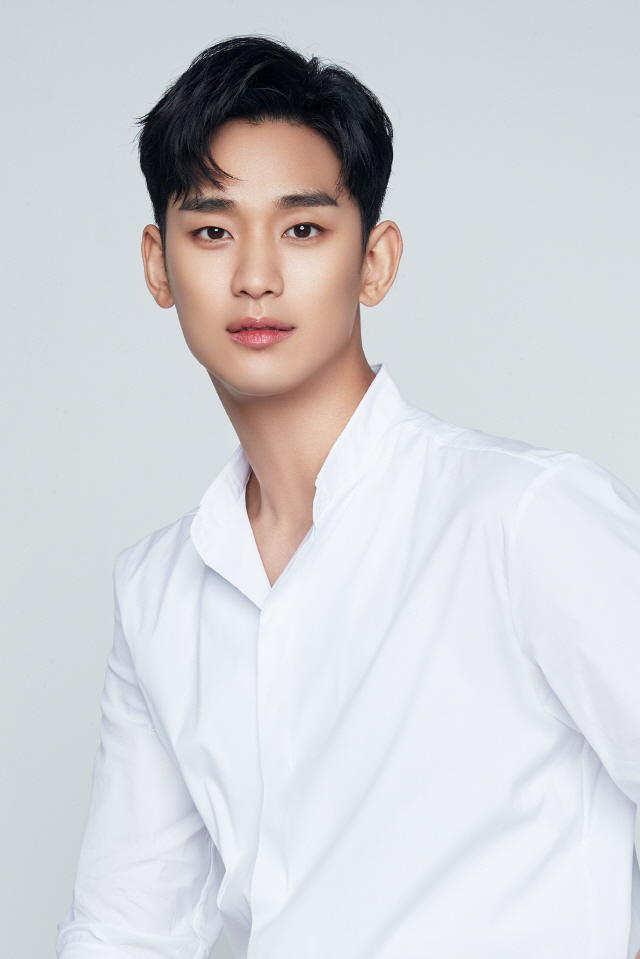
#> input picture Face_Feeling/images/fig/1.jpg, 640 x 959 px, found by its file name
$ jupyter execute --allow-errors Test2_eye.ipynb
#> lines starting #> are read from the running program, lines starting #| are printed output that depends on the picture
[cell 1]
import cv2
img = []
# 얼굴과 눈을 검출하기 위해 미리 학습시켜 놓은 XML 포맷으로 저장된 분류기를 로드합니다.
eye_cascade = cv2.CascadeClassifier('C:/Users/joww0/anaconda3/Lib/site-packages/cv2/data/haarcascade_eye.xml')

# 눈을 검출할 그레이스케일 이미지를 준비해놓습니다.
img = cv2.imread('images/figs/1.jpg')
#> img is the input picture: shape (959, 640, 3); mean B, G, R 213.7, 210.5, 209.7
gray = cv2.cvtColor(img, cv2.COLOR_BGR2GRAY)
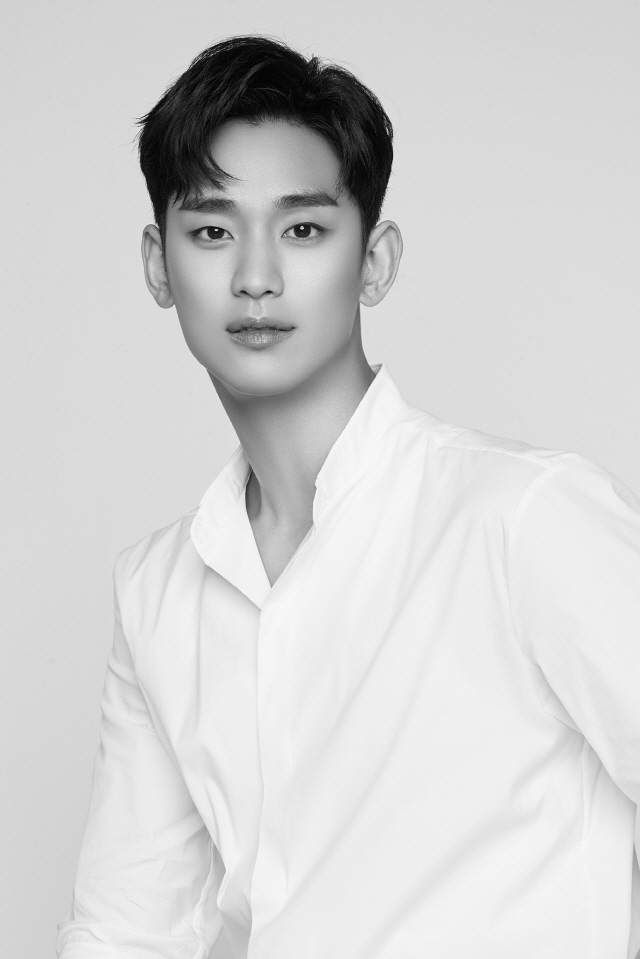
#> gray: shape (959, 640); min 1, max 249, mean 210.6

# 눈을 검출합니다.
eyes = eye_cascade.detectMultiScale(gray)
#> eyes = [[183, 205, 57, 57], [271, 202, 58, 58], [221, 297, 68, 68]]

#> (a cell that did not finish here is left out)

[cell 3]
cv2.imwrite('images/eyes.jpg', img)
#> Out = True

# cv2.imshow('img',img)
# cv2.waitKey(0)
# cv2.destroyAllWindows()

[cell 4]
img_name = 'images/figs/1.jpg'

face_cascade = cv2.CascadeClassifier('C:/Users/joww0/anaconda3/Lib/site-packages/cv2/data/haarcascade_frontalface_default.xml')
img = cv2.imread('{}'.format(img_name))
gray = cv2.cvtColor(img, cv2.COLOR_BGR2GRAY)
faces = face_cascade.detectMultiScale(gray, 2, 5)
#> faces = ()

for (x,y,w,h) in faces:
    src = cv2.imread("{}".format(img_name), cv2.IMREAD_COLOR)
    dst = src.copy()
    dst = src[y:(y+h),x:(x+w)]
#     cv2.imshow("src", src)
#     cv2.imshow("dst", dst)
    cv2.waitKey(0)
    cv2.imwrite('images/face.jpg', dst)
#     cv2.destroyAllWindows()


$ run again, with Face_Feeling/images/fig/3.jpg copied over Face_Feeling/images/fig/1.jpg
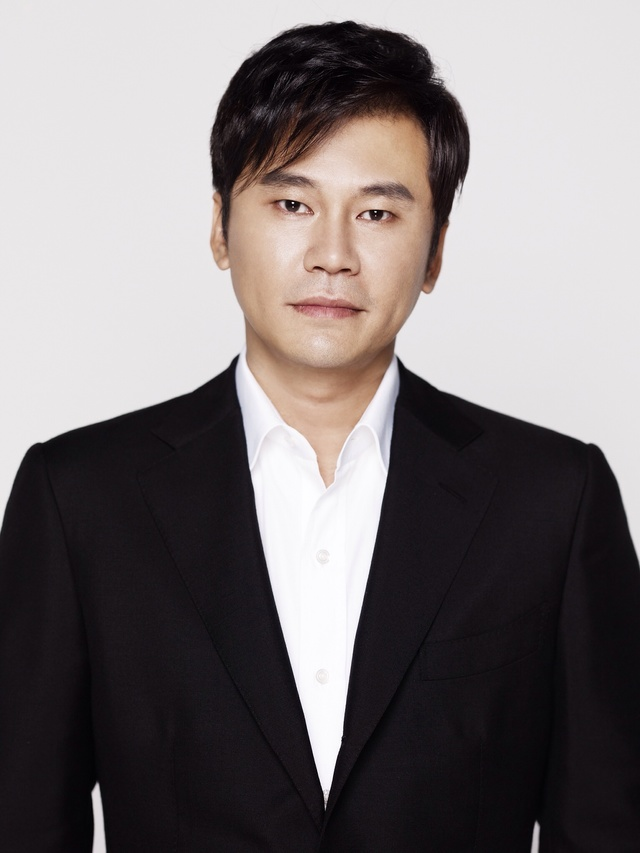
#> input picture Face_Feeling/images/fig/3.jpg, 640 x 853 px, found by its file name
#> img is the input picture: shape (853, 640, 3); mean B, G, R 118.9, 118.1, 124.4
#> `gray = cv2.cvtColor(img, cv2.COLOR_BGR2GRAY)`:
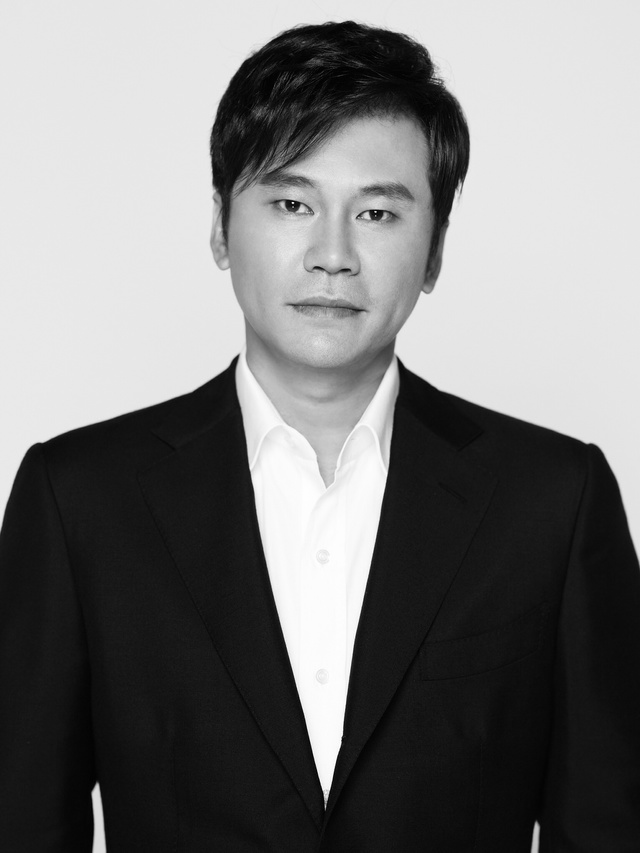
#> gray: shape (853, 640); min 1, max 255, mean 120.2
#> eyes = [[265, 180, 52, 52], [348, 188, 52, 52]]
#> Out = True
#> faces = ()

$ run again, with Face_Feeling/images/fig/5.jpg copied over Face_Feeling/images/fig/1.jpg
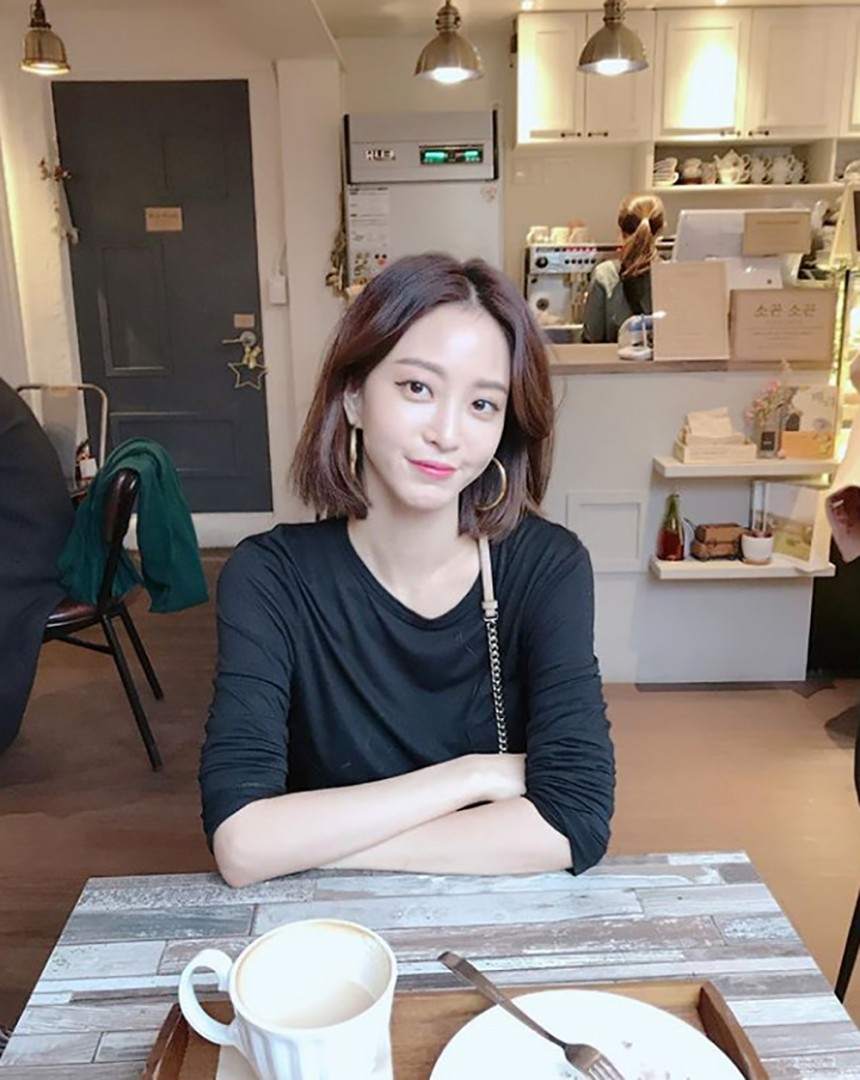
#> input picture Face_Feeling/images/fig/5.jpg, 860 x 1080 px, found by its file name
#> img is the input picture: shape (1080, 860, 3); mean B, G, R 120.2, 127.4, 138.1
#> `gray = cv2.cvtColor(img, cv2.COLOR_BGR2GRAY)`:
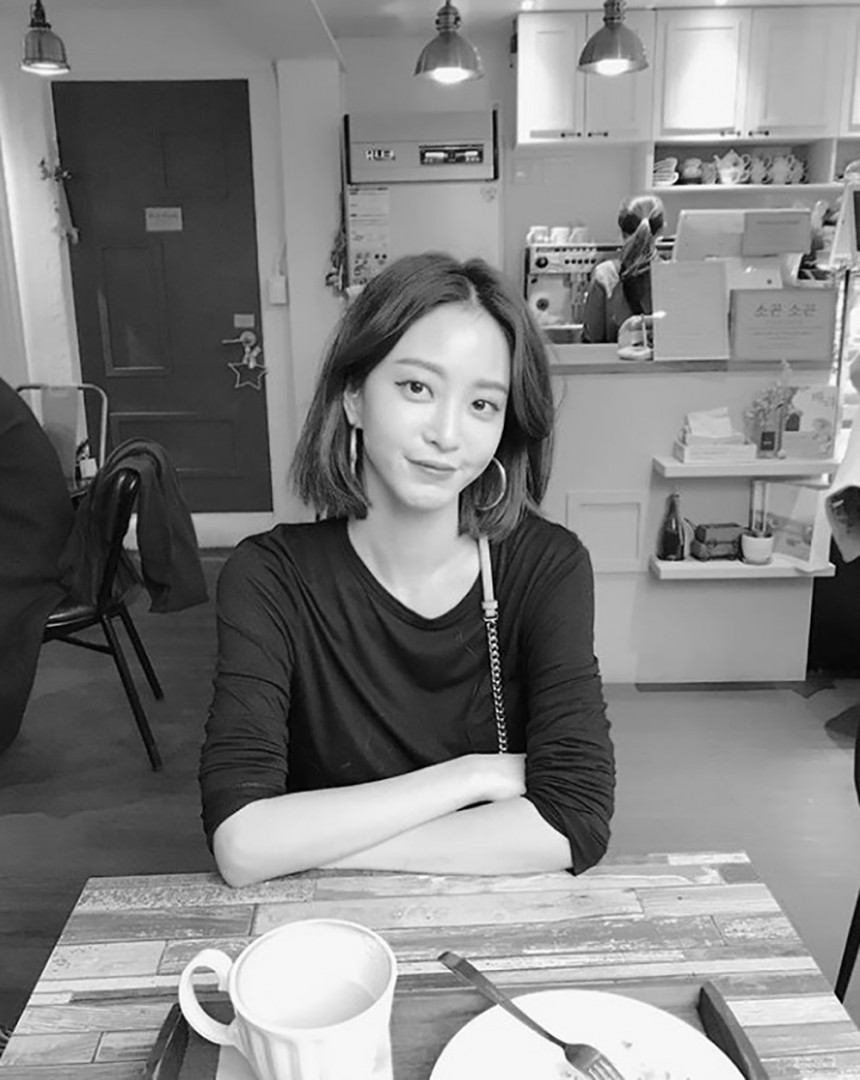
#> gray: shape (1080, 860); min 0, max 255, mean 129.8
#> eyes = [[526, 268, 23, 23], [390, 361, 52, 52], [459, 385, 41, 41], [526, 292, 28, 28], [346, 499, 27, 27], [651, 239, 30, 30], [106, 461, 40, 40], [356, 131, 45, 45], [456, 267, 52, 52], [743, 417, 50, 50], [424, 260, 72, 72]]
#> Out = True
#> faces = [[352, 319, 192, 192]]
#> `dst = src[y:(y+h),x:(x+w)]`:
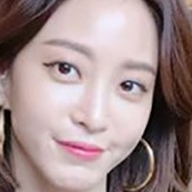
#> dst: shape (192, 192, 3); mean B, G, R 139.1, 139, 159.2
